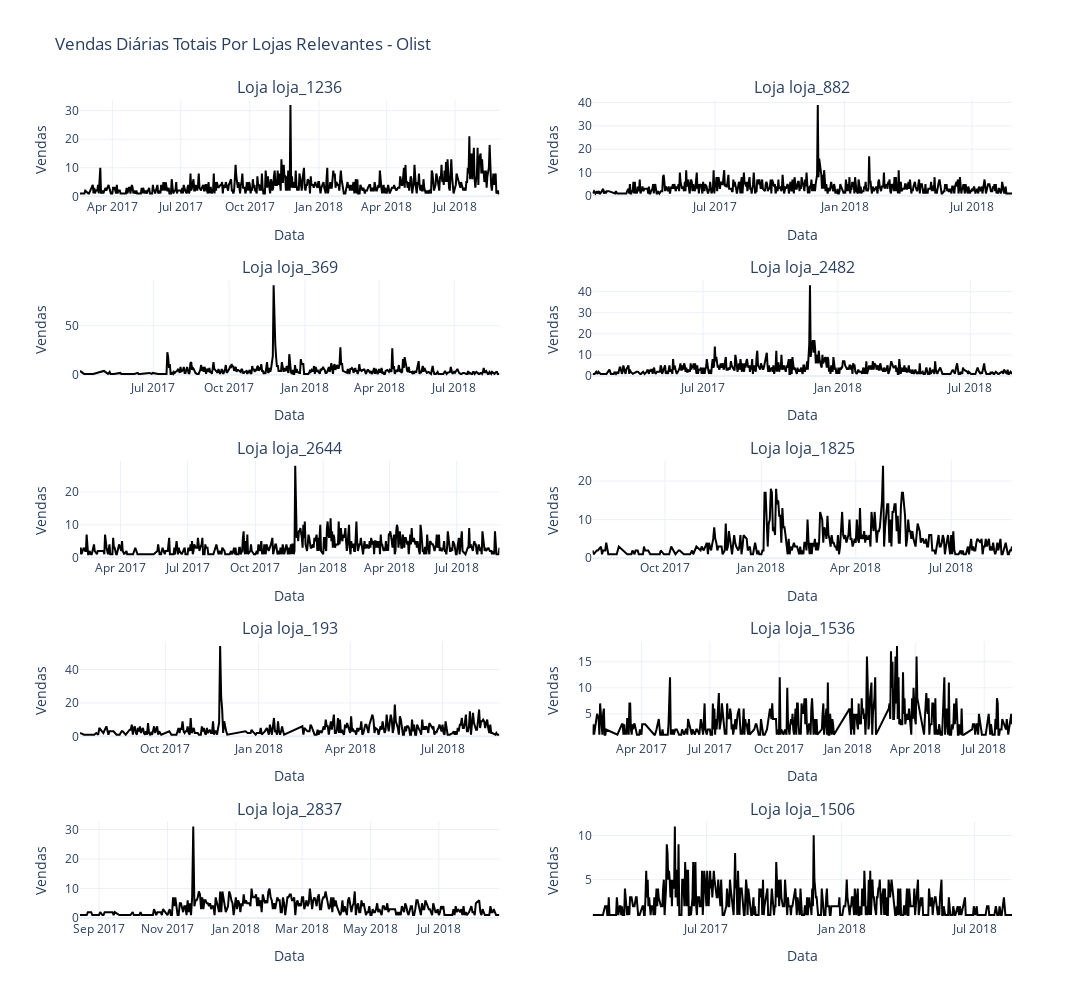

The notebook cell this image was saved under:
### Code cell
# Agrupar os dados por loja e data, somando as vendas
vendas_por_loja = df_resultado_sorted.groupby(['Loja', 'Data']).agg({'Vendas': 'sum'}).reset_index()

# Create a figure
fig = make_subplots(rows=5, cols=2, subplot_titles=[f'Loja {loja}' for loja in lojas_relevantes_olist_mapped])

for i, loja in enumerate(lojas_relevantes_olist_mapped):

    df_loja = vendas_por_loja[vendas_por_loja['Loja'] == loja]
    df_loja_grouped = df_loja.groupby('Data')['Vendas'].sum().reset_index()


        # Add traces for train, test, and forecast
    fig.add_trace(go.Scatter(x=df_loja_grouped['Data'], y=df_loja_grouped['Vendas'], mode='lines', name='Treino', line=dict(color='black')), row=i//2+1, col=i%2+1)

    # Update layout for each subplot
    fig.update_xaxes(title_text='Data', row=i//2+1, col=i%2+1)
    fig.update_yaxes(title_text='Vendas', row=i//2+1, col=i%2+1)
    # Criar um dataframe com o tempo de treino e previsão por loja


# Update layout for the entire figure
fig.update_layout(
    title='Vendas Diárias Totais Por Lojas Relevantes - Olist',
    height=1000,
    width=1500,
    showlegend=False,
    template='plotly_white'
)

fig.write_html('Gráficos/vendas_diarias_por_loja_olist.html')
# Show the figure
fig.show()

### Figure 1 — Plotly figure (JSON) as saved in the notebook; plotly's stock layout.template omitted (floating-point values rounded to 4 significant figures; data arrays with more than 128 entries replaced by an {"elided": "..."} marker saying what was removed)
{"data": [{"line": {"color": "black"}, "mode": "lines", "name": "Treino", "type": "scatter", "x": {"elided": "506 str values"}, "xaxis": "x", "y": {"elided": "506 int values"}, "yaxis": "y"}, {"line": {"color": "black"}, "mode": "lines", "name": "Treino", "type": "scatter", "x": {"elided": "537 str values"}, "xaxis": "x2", "y": {"elided": "537 int values"}, "yaxis": "y2"}, {"line": {"color": "black"}, "mode": "lines", "name": "Treino", "type": "scatter", "x": {"elided": "388 str values"}, "xaxis": "x3", "y": {"elided": "388 int values"}, "yaxis": "y3"}, {"line": {"color": "black"}, "mode": "lines", "name": "Treino", "type": "scatter", "x": {"elided": "483 str values"}, "xaxis": "x4", "y": {"elided": "483 int values"}, "yaxis": "y4"}, {"line": {"color": "black"}, "mode": "lines", "name": "Treino", "type": "scatter", "x": {"elided": "438 str values"}, "xaxis": "x5", "y": {"elided": "438 int values"}, "yaxis": "y5"}, {"line": {"color": "black"}, "mode": "lines", "name": "Treino", "type": "scatter", "x": {"elided": "325 str values"}, "xaxis": "x6", "y": {"elided": "325 int values"}, "yaxis": "y6"}, {"line": {"color": "black"}, "mode": "lines", "name": "Treino", "type": "scatter", "x": {"elided": "308 str values"}, "xaxis": "x7", "y": {"elided": "308 int values"}, "yaxis": "y7"}, {"line": {"color": "black"}, "mode": "lines", "name": "Treino", "type": "scatter", "x": {"elided": "375 str values"}, "xaxis": "x8", "y": {"elided": "375 int values"}, "yaxis": "y8"}, {"line": {"color": "black"}, "mode": "lines", "name": "Treino", "type": "scatter", "x": {"elided": "322 str values"}, "xaxis": "x9", "y": {"elided": "322 int values"}, "yaxis": "y9"}, {"line": {"color": "black"}, "mode": "lines", "name": "Treino", "type": "scatter", "x": {"elided": "472 str values"}, "xaxis": "x10", "y": {"elided": "472 int values"}, "yaxis": "y10"}], "layout": {"annotations": [{"font": {"size": 16}, "showarrow": false, "text": "Loja loja_1236", "x": 0.225, "xanchor": "center", "xref": "paper", "y": 1, "yanchor": "bottom", "yref": "paper"}, {"font": {"size": 16}, "showarrow": false, "text": "Loja loja_882", "x": 0.775, "xanchor": "center", "xref": "paper", "y": 1, "yanchor": "bottom", "yref": "paper"}, {"font": {"size": 16}, "showarrow": false, "text": "Loja loja_369", "x": 0.225, "xanchor": "center", "xref": "paper", "y": 0.78, "yanchor": "bottom", "yref": "paper"}, {"font": {"size": 16}, "showarrow": false, "text": "Loja loja_2482", "x": 0.775, "xanchor": "center", "xref": "paper", "y": 0.78, "yanchor": "bottom", "yref": "paper"}, {"font": {"size": 16}, "showarrow": false, "text": "Loja loja_2644", "x": 0.225, "xanchor": "center", "xref": "paper", "y": 0.56, "yanchor": "bottom", "yref": "paper"}, {"font": {"size": 16}, "showarrow": false, "text": "Loja loja_1825", "x": 0.775, "xanchor": "center", "xref": "paper", "y": 0.56, "yanchor": "bottom", "yref": "paper"}, {"font": {"size": 16}, "showarrow": false, "text": "Loja loja_193", "x": 0.225, "xanchor": "center", "xref": "paper", "y": 0.34, "yanchor": "bottom", "yref": "paper"}, {"font": {"size": 16}, "showarrow": false, "text": "Loja loja_1536", "x": 0.775, "xanchor": "center", "xref": "paper", "y": 0.34, "yanchor": "bottom", "yref": "paper"}, {"font": {"size": 16}, "showarrow": false, "text": "Loja loja_2837", "x": 0.225, "xanchor": "center", "xref": "paper", "y": 0.12, "yanchor": "bottom", "yref": "paper"}, {"font": {"size": 16}, "showarrow": false, "text": "Loja loja_1506", "x": 0.775, "xanchor": "center", "xref": "paper", "y": 0.12, "yanchor": "bottom", "yref": "paper"}], "height": 1000, "showlegend": false, "title": {"text": "Vendas Diárias Totais Por Lojas Relevantes - Olist"}, "width": 1500, "xaxis": {"anchor": "y", "domain": [0, 0.45], "title": {"text": "Data"}}, "xaxis10": {"anchor": "y10", "domain": [0.55, 1], "title": {"text": "Data"}}, "xaxis2": {"anchor": "y2", "domain": [0.55, 1], "title": {"text": "Data"}}, "xaxis3": {"anchor": "y3", "domain": [0, 0.45], "title": {"text": "Data"}}, "xaxis4": {"anchor": "y4", "domain": [0.55, 1], "title": {"text": "Data"}}, "xaxis5": {"anchor": "y5", "domain": [0, 0.45], "title": {"text": "Data"}}, "xaxis6": {"anchor": "y6", "domain": [0.55, 1], "title": {"text": "Data"}}, "xaxis7": {"anchor": "y7", "domain": [0, 0.45], "title": {"text": "Data"}}, "xaxis8": {"anchor": "y8", "domain": [0.55, 1], "title": {"text": "Data"}}, "xaxis9": {"anchor": "y9", "domain": [0, 0.45], "title": {"text": "Data"}}, "yaxis": {"anchor": "x", "domain": [0.88, 1], "title": {"text": "Vendas"}}, "yaxis10": {"anchor": "x10", "domain": [0, 0.12], "title": {"text": "Vendas"}}, "yaxis2": {"anchor": "x2", "domain": [0.88, 1], "title": {"text": "Vendas"}}, "yaxis3": {"anchor": "x3", "domain": [0.66, 0.78], "title": {"text": "Vendas"}}, "yaxis4": {"anchor": "x4", "domain": [0.66, 0.78], "title": {"text": "Vendas"}}, "yaxis5": {"anchor": "x5", "domain": [0.44, 0.56], "title": {"text": "Vendas"}}, "yaxis6": {"anchor": "x6", "domain": [0.44, 0.56], "title": {"text": "Vendas"}}, "yaxis7": {"anchor": "x7", "domain": [0.22, 0.34], "title": {"text": "Vendas"}}, "yaxis8": {"anchor": "x8", "domain": [0.22, 0.34], "title": {"text": "Vendas"}}, "yaxis9": {"anchor": "x9", "domain": [0, 0.12], "title": {"text": "Vendas"}}}}
